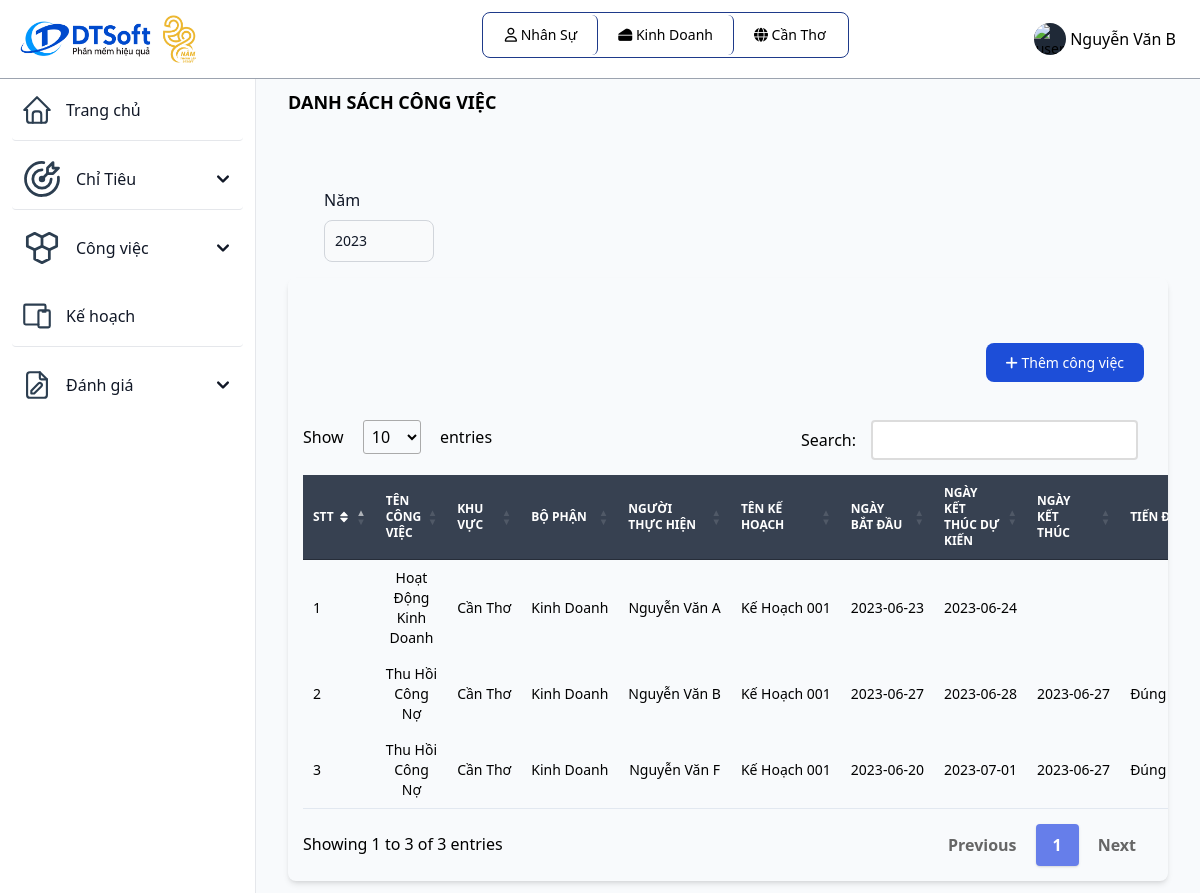
Page /congviec.php (signed in) on the committed database.
### tables this page shows
CREATE TABLE `vaitro` (
  `id_vaitro` varchar(10) primary key,
  `tenvaitro` varchar(255) NOT NULL,
  `mota` varchar(255) NOT NULL
);

CREATE TABLE `bophan` (
  `id_bophan` varchar(10) primary key,
  `id_khuvuc` varchar(10) NOT NULL,
  `tenbophan` varchar(255) NOT NULL,
  `cvchuyenmon` varchar(255) NOT NULL,
  foreign key(id_khuvuc) references khuvuc(id_khuvuc) ON UPDATE CASCADE
);

CREATE TABLE `khuvuc` (
  `id_khuvuc` varchar(10) primary key,
  `tenkhuvuc` varchar(255) NOT NULL,
  `diachi` varchar(255) NOT NULL,
  `sdt` int(20) NOT NULL
);

CREATE TABLE `tiendocongviec` (
  `id_congviec` varchar(10) primary key,
  `id_nguoidung` varchar(10) NOT NULL,
  `id_khuvuc` varchar(10) NOT NULL,
  `id_bophan` varchar(10) NOT NULL,
  `id_kehoachgiaoviec` varchar(10) NOT NULL,
  `tencongviec` varchar(255) NOT NULL,
  `trangthaicongviec` varchar(255) DEFAULT NULL,
  `thoigianbatdau` date NOT NULL,
  `thoigianketthucdukien` date NOT NULL,
  `thoigianketthuc` date DEFAULT NULL,
  foreign key(id_nguoidung) references nguoidung(id_nguoidung) ON UPDATE CASCADE,
  foreign key(id_khuvuc) references khuvuc(id_khuvuc) ON UPDATE CASCADE,
  foreign key(id_bophan) references bophan(id_bophan) ON UPDATE CASCADE,
  foreign key(id_kehoachgiaoviec) references kehoachgiaoviec(id_kehoachgiaoviec) ON UPDATE CASCADE
);

CREATE TABLE `nguoidung` (
  `id_nguoidung` varchar(10) primary key,
  `id_bophan` varchar(10) DEFAULT NULL,
  `id_vaitro` varchar(10) NOT NULL,
  `id_khuvuc` varchar(10) DEFAULT NULL,
  `tennguoidung` varchar(255) NOT NULL,
  `sdt_nd` varchar(20) NOT NULL,
  `diachi_nd` varchar(255) NOT NULL,
  `email` varchar(255) NOT NULL,
  `password` varchar(255) NOT NULL,
  `ngaysinh` date NOT NULL,
  `gioitinh` varchar(255) NOT NULL,
  foreign key(id_bophan) references bophan(id_bophan) ON UPDATE CASCADE,
  foreign key(id_vaitro) references vaitro(id_vaitro) ON UPDATE CASCADE,
  foreign key(id_khuvuc) references khuvuc(id_khuvuc) ON UPDATE CASCADE
);

CREATE TABLE `kehoachgiaoviec` (
  `id_kehoachgiaoviec` varchar(10) primary key,
  `id_bophan` varchar(10) NOT NULL,
  `id_khuvuc` varchar(10) NOT NULL,
  `tenkh` varchar(255) NOT NULL,
  `ngaybatdau` date NOT NULL,
  `ngayktdukien` date NOT NULL,
  `ngayktthucte` date DEFAULT NULL,
  `trangthai` varchar(30) NOT NULL,
  foreign key(id_khuvuc) references khuvuc(id_khuvuc) ON UPDATE CASCADE,
  foreign key(id_bophan) references bophan(id_bophan) ON UPDATE CASCADE
);

### congviec.php (the view, shortened to what this page needs)
<?php
include "inc/header.php";
include "db/database.php";
?>
<div class="p-4 sm:ml-64">
  <div class="p-4 mt-14">
    <div class="mb-4 font-bold text-lg uppercase">Danh sách công việc </div>
    <div class="p-4 mt-14 flex grid">
      <div class="flex">
        <div class="ml-5">
          <div>
            <label for="visitors" class="block mb-2 text-base font-medium text-gray-900">Năm</label>
            <input type="number" id="filter-select3" min="1900" max="2099" step="1" value="2023" class="bg-gray-50 border border-gray-300 text-gray-900 text-sm rounded-lg focus:ring-blue-500 focus:border-blue-500 block w-full p-2.5 dark:bg-gray-700 dark:border-gray-600 dark:placeholder-gray-400 dark:text-white dark:focus:ring-blue-500 dark:focus:border-blue-500" placeholder="" required>
          </div>
        </div>
      </div>
    </div>
    <div class="mb-4">
      <div class="relative overflow-x-auto shadow-md sm:rounded-lg">
        <div class="p-4 mt-14 grid">
          <div class="justify-self-end">
            <a href="themcongviec.php" class="text-white bg-blue-700 hover:bg-blue-800 focus:ring-4 focus:ring-blue-300 font-medium rounded-lg text-sm px-5 py-2.5 mr-2 mb-2 dark:bg-blue-600 dark:hover:bg-blue-700 focus:outline-none dark:focus:ring-blue-800">
              <i class="fa-solid fa-plus"></i> Thêm công việc
            </a>
          </div>
        </div>
        <table class="w-full text-sm text-gray-500 dark:text-gray-400" id="myTablecv">
          <thead class="text-xs text-white uppercase bg-gray-700">
            <tr>
              <th class="px-3 py-3">
                <div class="flex items-center">
                  STT
                  <a href="#"></a>
                </div>
              </th>
              <th class="px-3 py-3">
                Tên công việc
              </th>
              <th class="px-3 py-3">
                Khu vực
              </th>
              <th class="px-3 py-3">
                Bộ phận
              </th>
              <th class="px-3 py-3">
                Người thực hiện
              </th>
              <th class="px-3 py-3">
                Tên kế hoạch
              </th>
              <th class="px-3 py-3">
                Ngày bắt đầu
              </th>
              <th class="px-3 py-3">
                Ngày kết thúc dự kiến
              </th>
              <th class="px-3 py-3">
                Ngày kết thúc
              </th>
              <th class="px-3 py-3">
                Tiến độ
              </th>
            </tr>
          </thead>
            <tbody class="text-black text-center">
            <?php
            $sql = "SELECT * FROM tiendocongviec";
            $result = mysqli_query($connect, $sql);
            $stt = 0;
            while ($row = mysqli_fetch_array($result)) {
              $stt++;
              $tencongviec = $row["tencongviec"];
              $id_kehoach = $row["id_kehoachgiaoviec"];
              $id_nguoidung = $row["id_nguoidung"];
              $id_khuvuc = $row["id_khuvuc"];
              $id_bophan = $row["id_bophan"];
              $ngaybatdau = $row["thoigianbatdau"];
              $ngayketthucdukien = $row["thoigianketthucdukien"];
              $ngayketthuc = $row["thoigianketthuc"];
              $sql_nguoidung = "SELECT `tennguoidung` FROM `nguoidung` WHERE `id_nguoidung` = '" . $id_nguoidung . "'";
              $result_nguoidung = mysqli_query($connect, $sql_nguoidung);
              $row_nguoidung = mysqli_fetch_array($result_nguoidung);
              $tennguoidung = $row_nguoidung["tennguoidung"];
              $sql_kehoach = "SELECT `tenkh` FROM `kehoachgiaoviec` WHERE `id_kehoachgiaoviec` = '" . $id_kehoach . "'";
              $result_kehoach = mysqli_query($connect, $sql_kehoach);
              $row_kehoach = mysqli_fetch_array($result_kehoach);
              $tenkehoach = $row_kehoach["tenkh"];
              $sql_khuvuc = "SELECT `tenkhuvuc` FROM `khuvuc` WHERE `id_khuvuc` = '" . $id_khuvuc . "'";
              $result_khuvuc = mysqli_query($connect, $sql_khuvuc);
              $row_khuvuc = mysqli_fetch_array($result_khuvuc);
              $tenkhuvuc = $row_khuvuc["tenkhuvuc"];
              $sql_bophan = "SELECT `tenbophan` FROM `bophan` WHERE `id_bophan` = '" . $id_bophan . "'";
              $result_bophan = mysqli_query($connect, $sql_bophan);
              $row_bophan = mysqli_fetch_array($result_bophan);
              $tenbophan = $row_bophan["tenbophan"];
            ?>
              <tr class="bg-white border-b dark:border-gray-700 hover:bg-gray-50">
                <td class="px-5 text-left"><?php echo $stt ?></td>
                <td class="text-center"><?php echo $tencongviec ?></td>
                <td class="px-3 py-4 font-medium whitespace-nowrap">
                  <?php echo $tenkhuvuc ?>
                </td>
                <td class="px-3 py-4 font-medium whitespace-nowrap">
                  <?php echo $tenbophan ?>
                </td>
                <td class="px-3 py-4 font-medium whitespace-nowrap">
                  <?php echo $tennguoidung ?>
                </td>
                <td class="px-3 py-4 font-medium whitespace-nowrap">
                  <?php echo $tenkehoach ?>
                </td>
                <td class="px-3 py-4 font-medium whitespace-nowrap">
                  <?php echo $ngaybatdau ?>
                </td>
                <td class="px-3 py-4 font-medium whitespace-nowrap">
                  <?php echo $ngayketthucdukien ?>
                </td>
                <td class="px-3 py-4 font-medium whitespace-nowrap">
                  <?php
                    if ($ngayketthuc == '0000-00-00' or $ngayketthuc == '') {
                      echo '';
                    } else echo $ngayketthuc;
                  ?>
                </td>
                <td class="px-3 py-4 font-medium whitespace-nowrap">
                <?php
                  if ($ngayketthuc == '0000-00-00' or $ngayketthuc == '') {
                    echo '';
                  } else if ($ngayketthuc > $ngayketthucdukien){
                    echo 'Trễ tiến độ';
                  } else echo 'Đúng tiến độ';
                ?>
                </td>
              </tr>
              <?php
          }
          ?>
            </tbody>
        </table>
      </div>
    </div>
  </div>
</div>
</body>
</html>

### inc/header.php (shortened to what this page needs)
<?php
 include_once('db/connect.php');
 $id_vt = $_SESSION['id_vaitro'];
?>
<!DOCTYPE html>
<html lang="en">
<head>
	<link href="https://unpkg.com/tailwindcss@2.2.19/dist/tailwind.min.css" rel=" stylesheet">
  <link rel="stylesheet" href="https://cdnjs.cloudflare.com/ajax/libs/font-awesome/6.4.0/css/all.min.css">
	<link href="https://cdn.datatables.net/1.10.19/css/jquery.dataTables.min.css" rel="stylesheet">
	<link href="https://cdn.datatables.net/responsive/2.2.3/css/responsive.dataTables.min.css" rel="stylesheet">
  <script src="https://cdn.tailwindcss.com"></script>
</head>
<body class="g-sidenav-show bg-slate-50" id="draggable">
  <nav class="fixed top-0 z-50 w-full bg-white border-b border-gray-400 dark:border-gray-100 text-black">
        <div class="px-3 py-3 lg:px-5 lg:pl-3">
          <div class="flex items-center justify-between">
            <div class="flex items-center justify-start">
              <a href="index.php" class="flex ml-2 md:mr-24">
                <img src="assets/img/logo.jpg" class="h-12 mr-3" alt="FlowBite Logo" />
              </a>
            </div>
	    <div class="divToHide flex items-center justify-start relative inline-flex items-center p-0.5 mb-2 mr-2 text-sm font-medium rounded-lg border border-blue-900">
              <span class="relative px-5 py-2.5 bg-white rounded-md border-r border-blue-900">
                <i class="fa-regular fa-user"></i>
                  <?php
                    $sql = "SELECT tenvaitro from vaitro where id_vaitro = '" . $_SESSION['id_vaitro'] ."'";
                    $result = mysqli_query($connect, $sql);
                    $row = mysqli_fetch_array($result);
                    echo $row['tenvaitro'];
                  ?>
              </span>
              <?php
              if ($_SESSION['id_bophan'] != NULL){
                $sql = "SELECT tenbophan from bophan where id_bophan = '" . $_SESSION['id_bophan'] ."'";
                $result = mysqli_query($connect, $sql);
                $row_bophan = mysqli_fetch_array($result);
              ?>
              <span class="relative px-5 py-2.5 bg-white rounded-md border-r border-blue-900">
                 <i class="fa-solid fa-cheese"></i>
                  <?php
                      echo $row_bophan['tenbophan'];
                  ?>
              </span>
              <?php
              } else echo '';
              ?>
              <?php
              if ($_SESSION['id_vaitro'] != 'QTHT'){
              ?>
              <span class="relative px-5 py-2.5 bg-white rounded-md">
                  <i class="fa-solid fa-globe"></i>
                  <?php
                    $sql = "SELECT tenkhuvuc from khuvuc where id_khuvuc = '" . $_SESSION['id_khuvuc'] ."'";
                    $result = mysqli_query($connect, $sql);
                    $row = mysqli_fetch_array($result);
                    echo $row['tenkhuvuc'];
                  ?>
              </span>
              <?php
              }
              ?>
            </div>
            <div class="flex items-center divToHide">
                <div class="flex items-center ml-3">
                  <div class="flex">
                    <button type="button" class="flex text-sm bg-gray-800 rounded-full focus:ring-4 focus:ring-gray-300 dark:focus:ring-gray-600" aria-expanded="false" data-dropdown-toggle="dropdown-user">
                      <img class="w-8 h-8 rounded-full" src="https://flowbite.com/docs/images/people/profile-picture-5.jpg" alt="user photo">
                    </button>
                    <span class="text-black p-1 cursor-pointer" data-dropdown-toggle="dropdown-user"><?php echo $_SESSION['tennguoidung']; ?></span>
                  </div>
                </div>
              </div>
          </div>
        </div>
      </nav>
      <aside id="logo-sidebar" class="fixed top-0 left-0 z-40 w-64 h-screen pt-20 transition-transform -translate-x-full bg-white border-r border-gray-200 sm:translate-x-0 dark:border-gray-100
      h-96 overflow-y-scroll scrollbar-thick scrollbar-thumb-blue-500 scrollbar-track-blue-100
      " aria-label="Sidebar">
         <div class="h-full px-3 pb-4 overflow-y-auto bg-white">
            <ul class="space-y-2 font-medium">
               <li class="border-b rounded">
                  <a href="index.php" class="flex items-center p-2 text-gray-900 rounded-lg dark:text-black hover:bg-gray-100 dark:hover:bg-gray-200">
                     <span class="ml-3">Trang chủ</span>
                  </a>
               </li>
               <?php if ($id_vt != "QLKV" && $id_vt != 'QTHT'){ ?>
               <li class="border-b rounded">
                  <button type="button" class="flex items-center w-full p-2 text-gray-900 transition duration-75 rounded-lg group hover:bg-gray-100 dark:text-black hover:bg-gray-200" aria-controls="dropdown-cv" data-collapse-toggle="dropdown-ct">
                    <span class="flex-1 ml-3 text-left whitespace-nowrap">Chỉ Tiêu</span>
                    <svg class="w-6 h-6" fill="currentColor" viewBox="0 0 20 20" xmlns="http://www.w3.org/2000/svg">
                      <path fill-rule="evenodd" d="M5.293 7.293a1 1 0 011.414 0L10 10.586l3.293-3.293a1 1 0 111.414 1.414l-4 4a1 1 0 01-1.414 0l-4-4a1 1 0 010-1.414z" clip-rule="evenodd"></path>
                    </svg>
                  </button>
               </li>
               <?php } ?>
               <?php if ($id_vt != "QLKV" && $id_vt != 'QTHT'){ ?>
               <li>
                  <button type="button" class="flex items-center w-full p-2 text-gray-900 transition duration-75 rounded-lg group hover:bg-gray-100 dark:text-black hover:bg-gray-200" aria-controls="dropdown-cv" data-collapse-toggle="dropdown-cv">
                    <span class="flex-1 ml-3 text-left whitespace-nowrap">Công việc</span>
                    <svg class="w-6 h-6" fill="currentColor" viewBox="0 0 20 20" xmlns="http://www.w3.org/2000/svg">
                      <path fill-rule="evenodd" d="M5.293 7.293a1 1 0 011.414 0L10 10.586l3.293-3.293a1 1 0 111.414 1.414l-4 4a1 1 0 01-1.414 0l-4-4a1 1 0 010-1.414z" clip-rule="evenodd"></path>
                    </svg>
                  </button>
               </li>
               <?php } ?>
               <?php
                    if ($id_vt == "QLBP" || $id_vt == "NS"){
                ?>
               <li class="border-b rounded">
                  <a href="kehoachgiaoviec.php" class="flex items-center p-2 text-gray-900 rounded-lg dark:text-black hover:bg-gray-100 dark:hover:bg-gray-200">
                    <span class="flex-1 ml-3 whitespace-nowrap">Kế hoạch</span>
                  </a>
               </li>
               <?php } ?>
               <li>
                <button type="button" class="flex items-center w-full p-2 text-gray-900 transition duration-75 rounded-lg group hover:bg-gray-100 dark:text-black hover:bg-gray-200" aria-controls="dropdown-example" data-collapse-toggle="dropdown-example">
                      <span class="flex-1 ml-3 text-left whitespace-nowrap">Đánh giá</span>
                      <svg class="w-6 h-6" fill="currentColor" viewBox="0 0 20 20" xmlns="http://www.w3.org/2000/svg"><path fill-rule="evenodd" d="M5.293 7.293a1 1 0 011.414 0L10 10.586l3.293-3.293a1 1 0 111.414 1.414l-4 4a1 1 0 01-1.414 0l-4-4a1 1 0 010-1.414z" clip-rule="evenodd"></path></svg>
                </button>
             </li>
            </ul>
         </div>
      </aside>

### inc/header.php (style rules this page uses)
table.dataTable.no-footer { border-bottom: 1px solid #e2e8f0; margin-top: 0.75em; margin-bottom: 0.75em; }

### rows in the picture
vaitro: tenvaitro "Nhân Sự"
bophan: tenbophan "Kinh Doanh"
khuvuc: tenkhuvuc "Cần Thơ"
tiendocongviec: tencongviec "Hoạt Động Kinh Doanh", id_khuvuc.tenkhuvuc "Cần Thơ", id_bophan.tenbophan "Kinh Doanh", id_nguoidung.tennguoidung "Nguyễn Văn A", id_kehoachgiaoviec.tenkh "Kế Hoạch 001", thoigianbatdau "2023-06-23", thoigianketthucdukien "2023-06-24"
tiendocongviec: tencongviec "Thu Hồi Công Nợ", id_khuvuc.tenkhuvuc "Cần Thơ", id_bophan.tenbophan "Kinh Doanh", id_nguoidung.tennguoidung "Nguyễn Văn B", id_kehoachgiaoviec.tenkh "Kế Hoạch 001", thoigianbatdau "2023-06-27", thoigianketthucdukien "2023-06-28", thoigianketthuc "2023-06-27", shows "Đúng…"
tiendocongviec: tencongviec "Thu Hồi Công Nợ", id_khuvuc.tenkhuvuc "Cần Thơ", id_bophan.tenbophan "Kinh Doanh", id_nguoidung.tennguoidung "Nguyễn Văn F", id_kehoachgiaoviec.tenkh "Kế Hoạch 001", thoigianbatdau "2023-06-20", thoigianketthucdukien "2023-07-01", thoigianketthuc "2023-06-27", shows "Đúng…"

### other values in the picture
$_SESSION['tennguoidung'] "Nguyễn Văn B"
